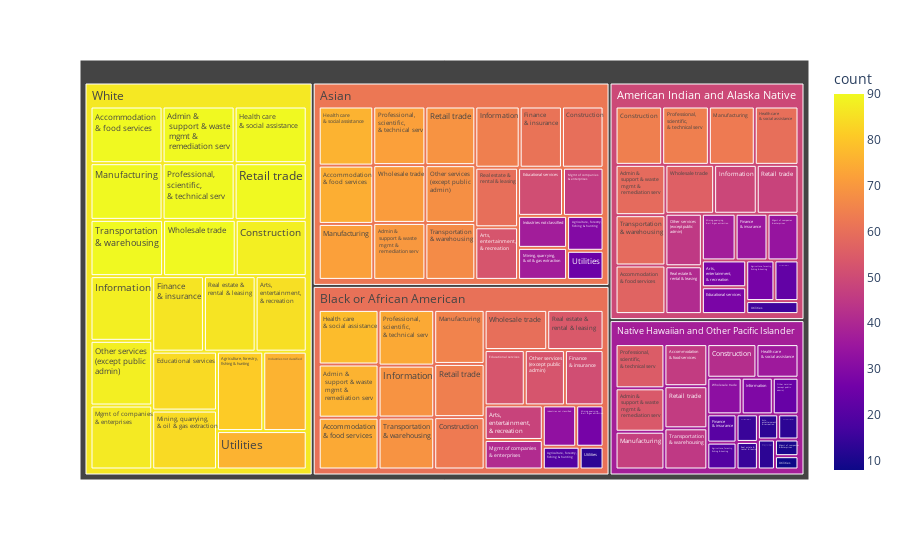

Write notebook code for a chart like this one.
### Code cell
treemap_df = company_df_grouped_race.groupby(['NAICS2017_LABEL','RACE_GROUP_LABEL']).size().reset_index(name='count') 
# treemap_df = treemap_df.loc[~treemap_df["RACE_GROUP_LABEL"].str.contains("White")] 
treemap_df = treemap_df.loc[~treemap_df["NAICS2017_LABEL"].str.contains('Total for all sectors')]

treemap_df = treemap_df.replace('Administrative and support and waste management and remediation services','Admin &<br> support & waste<br> mgmt &<br> remediation serv')
treemap_df = treemap_df.replace('Professional, scientific, and technical services','Professional,<br>scientific,<br>& technical serv')
treemap_df = treemap_df.replace('Transportation and warehousing','Transportation<br>& warehousing')
treemap_df = treemap_df.replace('Accommodation and food services','Accommodation<br>& food services')
treemap_df = treemap_df.replace('Health care and social assistance','Health care<br>& social assistance')
treemap_df = treemap_df.replace('Real estate and rental and leasing','Real estate &<br>rental & leasing')
treemap_df = treemap_df.replace('Arts, entertainment, and recreation','Arts, <br>entertainment,<br>& recreation')
treemap_df = treemap_df.replace('Management of companies and enterprises','Mgmt of companies<br>& enterprises')
treemap_df = treemap_df.replace('Other services (except public administration)','Other services<br>(except public administration)')
treemap_df = treemap_df.replace('Mining, quarrying, and oil and gas extraction','Mining, quarrying,<br>& oil & gas extraction')
treemap_df = treemap_df.replace('Agriculture, forestry, fishing and hunting','Agriculture, forestry,<br>fishing & hunting')
treemap_df = treemap_df.replace('Other services<br>(except public administration)','Other services<br>(except public<br>admin)')
treemap_df = treemap_df.replace('Finance and insurance', 'Finance<br>& insurance')

fig = px.treemap(treemap_df, path=['RACE_GROUP_LABEL','NAICS2017_LABEL'],values='count', color = 'count' )
fig.show()

### Figure 1 — Plotly figure (JSON) as saved in the notebook; plotly's stock layout.template omitted (floating-point values rounded to 4 significant figures)
{"data": [{"branchvalues": "total", "customdata": [[57], [75], [74], [46], [90], [59], [70], [76], [54], [90], [27], [30], [20], [20], [81], [28], [53], [48], [13], [85], [64], [60], [63], [42], [88], [28], [51], [53], [13], [84], [35], [61], [51], [21], [86], [60], [76], [78], [36], [90], [23], [37], [33], [15], [76], [49], [64], [69], [29], [88], [63], [72], [65], [47], [90], [34], [46], [41], [10], [87], [37], [37], [27], [13], [84], [45], [68], [53], [24], [88], [64], [72], [74], [55], [90], [41], [60], [54], [15], [86], [48], [69], [64], [46], [90], [59], [67], [69], [45], [90], [16], [25], [13], [8], [76], [56], [71], [60], [32], [90], [49.67], [62.19], [60.58], [37.45], [86.66]], "domain": {"x": [0, 1], "y": [0, 1]}, "hovertemplate": "labels=%{label}<br>count_sum=%{value}<br>parent=%{parent}<br>id=%{id}<br>count=%{color}<extra></extra>", "ids": ["American Indian and Alaska Native/Accommodation<br>& food services", "Asian/Accommodation<br>& food services", "Black or African American/Accommodation<br>& food services", "Native Hawaiian and Other Pacific Islander/Accommodation<br>& food services", "White/Accommodation<br>& food services", "American Indian and Alaska Native/Admin &<br> support & waste<br> mgmt &<br> remediation serv", "Asian/Admin &<br> support & waste<br> mgmt &<br> remediation serv", "Black or African American/Admin &<br> support & waste<br> mgmt &<br> remediation serv", "Native Hawaiian and Other Pacific Islander/Admin &<br> support & waste<br> mgmt &<br> remediation serv", "White/Admin &<br> support & waste<br> mgmt &<br> remediation serv", "American Indian and Alaska Native/Agriculture, forestry,<br>fishing & hunting", "Asian/Agriculture, forestry,<br>fishing & hunting", "Black or African American/Agriculture, forestry,<br>fishing & hunting", "Native Hawaiian and Other Pacific Islander/Agriculture, forestry,<br>fishing & hunting", "White/Agriculture, forestry,<br>fishing & hunting", "American Indian and Alaska Native/Arts, <br>entertainment,<br>& recreation", "Asian/Arts, <br>entertainment,<br>& recreation", "Black or African American/Arts, <br>entertainment,<br>& recreation", "Native Hawaiian and Other Pacific Islander/Arts, <br>entertainment,<br>& recreation", "White/Arts, <br>entertainment,<br>& recreation", "American Indian and Alaska Native/Construction", "Asian/Construction", "Black or African American/Construction", "Native Hawaiian and Other Pacific Islander/Construction", "White/Construction", "American Indian and Alaska Native/Educational services", "Asian/Educational services", "Black or African American/Educational services", "Native Hawaiian and Other Pacific Islander/Educational services", "White/Educational services", "American Indian and Alaska Native/Finance<br>& insurance", "Asian/Finance<br>& insurance", "Black or African American/Finance<br>& insurance", "Native Hawaiian and Other Pacific Islander/Finance<br>& insurance", "White/Finance<br>& insurance", "American Indian and Alaska Native/Health care<br>& social assistance", "Asian/Health care<br>& social assistance", "Black or African American/Health care<br>& social assistance", "Native Hawaiian and Other Pacific Islander/Health care<br>& social assistance", "White/Health care<br>& social assistance", "American Indian and Alaska Native/Industries not classified", "Asian/Industries not classified", "Black or African American/Industries not classified", "Native Hawaiian and Other Pacific Islander/Industries not classified", "White/Industries not classified", "American Indian and Alaska Native/Information", "Asian/Information", "Black or African American/Information", "Native Hawaiian and Other Pacific Islander/Information", "White/Information", "American Indian and Alaska Native/Manufacturing", "Asian/Manufacturing", "Black or African American/Manufacturing", "Native Hawaiian and Other Pacific Islander/Manufacturing", "White/Manufacturing", "American Indian and Alaska Native/Mgmt of companies<br>& enterprises", "Asian/Mgmt of companies<br>& enterprises", "Black or African American/Mgmt of companies<br>& enterprises", "Native Hawaiian and Other Pacific Islander/Mgmt of companies<br>& enterprises", "White/Mgmt of companies<br>& enterprises", "American Indian and Alaska Native/Mining, quarrying,<br>& oil & gas extraction", "Asian/Mining, quarrying,<br>& oil & gas extraction", "Black or African American/Mining, quarrying,<br>& oil & gas extraction", "Native Hawaiian and Other Pacific Islander/Mining, quarrying,<br>& oil & gas extraction", "White/Mining, quarrying,<br>& oil & gas extraction", "American Indian and Alaska Native/Other services<br>(except public<br>admin)", "Asian/Other services<br>(except public<br>admin)", "Black or African American/Other services<br>(except public<br>admin)", "Native Hawaiian and Other Pacific Islander/Other services<br>(except public<br>admin)", "White/Other services<br>(except public<br>admin)", "American Indian and Alaska Native/Professional,<br>scientific,<br>& technical serv", "Asian/Professional,<br>scientific,<br>& technical serv", "Black or African American/Professional,<br>scientific,<br>& technical serv", "Native Hawaiian and Other Pacific Islander/Professional,<br>scientific,<br>& technical serv", "White/Professional,<br>scientific,<br>& technical serv", "American Indian and Alaska Native/Real estate &<br>rental & leasing", "Asian/Real estate &<br>rental & leasing", "Black or African American/Real estate &<br>rental & leasing", "Native Hawaiian and Other Pacific Islander/Real estate &<br>rental & leasing", "White/Real estate &<br>rental & leasing", "American Indian and Alaska Native/Retail trade", "Asian/Retail trade", "Black or African American/Retail trade", "Native Hawaiian and Other Pacific Islander/Retail trade", "White/Retail trade", "American Indian and Alaska Native/Transportation<br>& warehousing", "Asian/Transportation<br>& warehousing", "Black or African American/Transportation<br>& warehousing", "Native Hawaiian and Other Pacific Islander/Transportation<br>& warehousing", "White/Transportation<br>& warehousing", "American Indian and Alaska Native/Utilities", "Asian/Utilities", "Black or African American/Utilities", "Native Hawaiian and Other Pacific Islander/Utilities", "White/Utilities", "American Indian and Alaska Native/Wholesale trade", "Asian/Wholesale trade", "Black or African American/Wholesale trade", "Native Hawaiian and Other Pacific Islander/Wholesale trade", "White/Wholesale trade", "American Indian and Alaska Native", "Asian", "Black or African American", "Native Hawaiian and Other Pacific Islander", "White"], "labels": ["Accommodation<br>& food services", "Accommodation<br>& food services", "Accommodation<br>& food services", "Accommodation<br>& food services", "Accommodation<br>& food services", "Admin &<br> support & waste<br> mgmt &<br> remediation serv", "Admin &<br> support & waste<br> mgmt &<br> remediation serv", "Admin &<br> support & waste<br> mgmt &<br> remediation serv", "Admin &<br> support & waste<br> mgmt &<br> remediation serv", "Admin &<br> support & waste<br> mgmt &<br> remediation serv", "Agriculture, forestry,<br>fishing & hunting", "Agriculture, forestry,<br>fishing & hunting", "Agriculture, forestry,<br>fishing & hunting", "Agriculture, forestry,<br>fishing & hunting", "Agriculture, forestry,<br>fishing & hunting", "Arts, <br>entertainment,<br>& recreation", "Arts, <br>entertainment,<br>& recreation", "Arts, <br>entertainment,<br>& recreation", "Arts, <br>entertainment,<br>& recreation", "Arts, <br>entertainment,<br>& recreation", "Construction", "Construction", "Construction", "Construction", "Construction", "Educational services", "Educational services", "Educational services", "Educational services", "Educational services", "Finance<br>& insurance", "Finance<br>& insurance", "Finance<br>& insurance", "Finance<br>& insurance", "Finance<br>& insurance", "Health care<br>& social assistance", "Health care<br>& social assistance", "Health care<br>& social assistance", "Health care<br>& social assistance", "Health care<br>& social assistance", "Industries not classified", "Industries not classified", "Industries not classified", "Industries not classified", "Industries not classified", "Information", "Information", "Information", "Information", "Information", "Manufacturing", "Manufacturing", "Manufacturing", "Manufacturing", "Manufacturing", "Mgmt of companies<br>& enterprises", "Mgmt of companies<br>& enterprises", "Mgmt of companies<br>& enterprises", "Mgmt of companies<br>& enterprises", "Mgmt of companies<br>& enterprises", "Mining, quarrying,<br>& oil & gas extraction", "Mining, quarrying,<br>& oil & gas extraction", "Mining, quarrying,<br>& oil & gas extraction", "Mining, quarrying,<br>& oil & gas extraction", "Mining, quarrying,<br>& oil & gas extraction", "Other services<br>(except public<br>admin)", "Other services<br>(except public<br>admin)", "Other services<br>(except public<br>admin)", "Other services<br>(except public<br>admin)", "Other services<br>(except public<br>admin)", "Professional,<br>scientific,<br>& technical serv", "Professional,<br>scientific,<br>& technical serv", "Professional,<br>scientific,<br>& technical serv", "Professional,<br>scientific,<br>& technical serv", "Professional,<br>scientific,<br>& technical serv", "Real estate &<br>rental & leasing", "Real estate &<br>rental & leasing", "Real estate &<br>rental & leasing", "Real estate &<br>rental & leasing", "Real estate &<br>rental & leasing", "Retail trade", "Retail trade", "Retail trade", "Retail trade", "Retail trade", "Transportation<br>& warehousing", "Transportation<br>& warehousing", "Transportation<br>& warehousing", "Transportation<br>& warehousing", "Transportation<br>& warehousing", "Utilities", "Utilities", "Utilities", "Utilities", "Utilities", "Wholesale trade", "Wholesale trade", "Wholesale trade", "Wholesale trade", "Wholesale trade", "American Indian and Alaska Native", "Asian", "Black or African American", "Native Hawaiian and Other Pacific Islander", "White"], "marker": {"coloraxis": "coloraxis", "colors": [57, 75, 74, 46, 90, 59, 70, 76, 54, 90, 27, 30, 20, 20, 81, 28, 53, 48, 13, 85, 64, 60, 63, 42, 88, 28, 51, 53, 13, 84, 35, 61, 51, 21, 86, 60, 76, 78, 36, 90, 23, 37, 33, 15, 76, 49, 64, 69, 29, 88, 63, 72, 65, 47, 90, 34, 46, 41, 10, 87, 37, 37, 27, 13, 84, 45, 68, 53, 24, 88, 64, 72, 74, 55, 90, 41, 60, 54, 15, 86, 48, 69, 64, 46, 90, 59, 67, 69, 45, 90, 16, 25, 13, 8, 76, 56, 71, 60, 32, 90, 49.67, 62.19, 60.58, 37.45, 86.66]}, "name": "", "parents": ["American Indian and Alaska Native", "Asian", "Black or African American", "Native Hawaiian and Other Pacific Islander", "White", "American Indian and Alaska Native", "Asian", "Black or African American", "Native Hawaiian and Other Pacific Islander", "White", "American Indian and Alaska Native", "Asian", "Black or African American", "Native Hawaiian and Other Pacific Islander", "White", "American Indian and Alaska Native", "Asian", "Black or African American", "Native Hawaiian and Other Pacific Islander", "White", "American Indian and Alaska Native", "Asian", "Black or African American", "Native Hawaiian and Other Pacific Islander", "White", "American Indian and Alaska Native", "Asian", "Black or African American", "Native Hawaiian and Other Pacific Islander", "White", "American Indian and Alaska Native", "Asian", "Black or African American", "Native Hawaiian and Other Pacific Islander", "White", "American Indian and Alaska Native", "Asian", "Black or African American", "Native Hawaiian and Other Pacific Islander", "White", "American Indian and Alaska Native", "Asian", "Black or African American", "Native Hawaiian and Other Pacific Islander", "White", "American Indian and Alaska Native", "Asian", "Black or African American", "Native Hawaiian and Other Pacific Islander", "White", "American Indian and Alaska Native", "Asian", "Black or African American", "Native Hawaiian and Other Pacific Islander", "White", "American Indian and Alaska Native", "Asian", "Black or African American", "Native Hawaiian and Other Pacific Islander", "White", "American Indian and Alaska Native", "Asian", "Black or African American", "Native Hawaiian and Other Pacific Islander", "White", "American Indian and Alaska Native", "Asian", "Black or African American", "Native Hawaiian and Other Pacific Islander", "White", "American Indian and Alaska Native", "Asian", "Black or African American", "Native Hawaiian and Other Pacific Islander", "White", "American Indian and Alaska Native", "Asian", "Black or African American", "Native Hawaiian and Other Pacific Islander", "White", "American Indian and Alaska Native", "Asian", "Black or African American", "Native Hawaiian and Other Pacific Islander", "White", "American Indian and Alaska Native", "Asian", "Black or African American", "Native Hawaiian and Other Pacific Islander", "White", "American Indian and Alaska Native", "Asian", "Black or African American", "Native Hawaiian and Other Pacific Islander", "White", "American Indian and Alaska Native", "Asian", "Black or African American", "Native Hawaiian and Other Pacific Islander", "White", "", "", "", "", ""], "type": "treemap", "values": [57, 75, 74, 46, 90, 59, 70, 76, 54, 90, 27, 30, 20, 20, 81, 28, 53, 48, 13, 85, 64, 60, 63, 42, 88, 28, 51, 53, 13, 84, 35, 61, 51, 21, 86, 60, 76, 78, 36, 90, 23, 37, 33, 15, 76, 49, 64, 69, 29, 88, 63, 72, 65, 47, 90, 34, 46, 41, 10, 87, 37, 37, 27, 13, 84, 45, 68, 53, 24, 88, 64, 72, 74, 55, 90, 41, 60, 54, 15, 86, 48, 69, 64, 46, 90, 59, 67, 69, 45, 90, 16, 25, 13, 8, 76, 56, 71, 60, 32, 90, 893, 1164, 1085, 584, 1729]}], "layout": {"coloraxis": {"colorbar": {"title": {"text": "count"}}, "colorscale": [[0, "#0d0887"], [0.1111, "#46039f"], [0.2222, "#7201a8"], [0.3333, "#9c179e"], [0.4444, "#bd3786"], [0.5556, "#d8576b"], [0.6667, "#ed7953"], [0.7778, "#fb9f3a"], [0.8889, "#fdca26"], [1, "#f0f921"]]}, "legend": {"tracegroupgap": 0}, "margin": {"t": 60}}}
